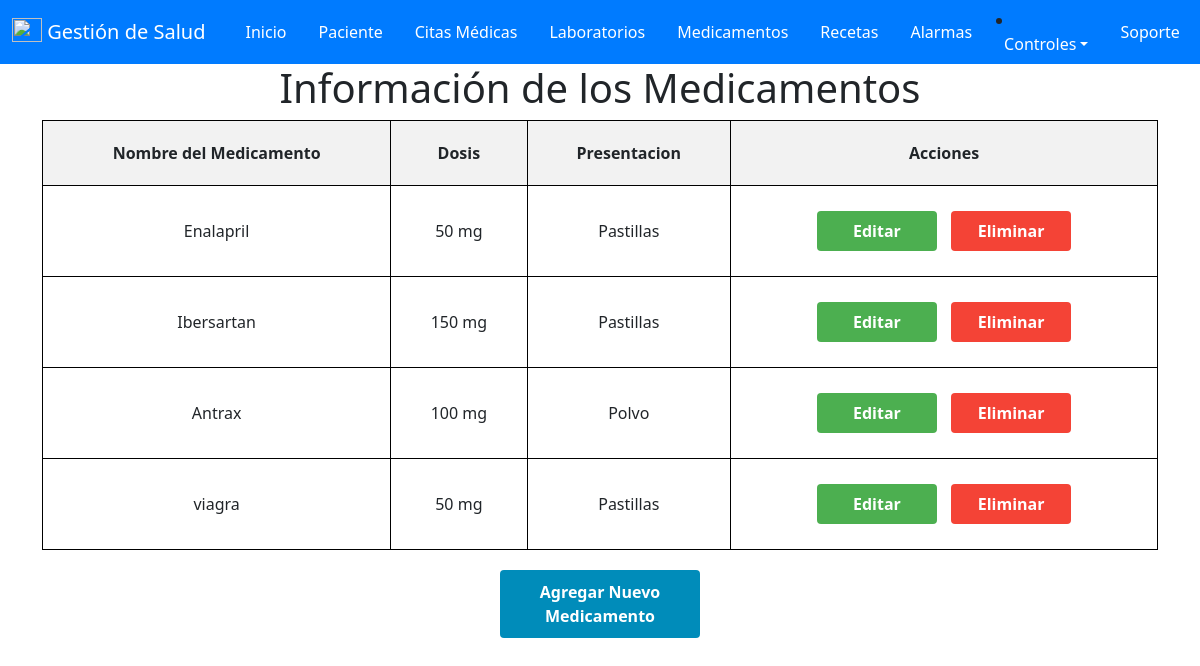
Before: /medicamentos/ (signed in) with the older database file.
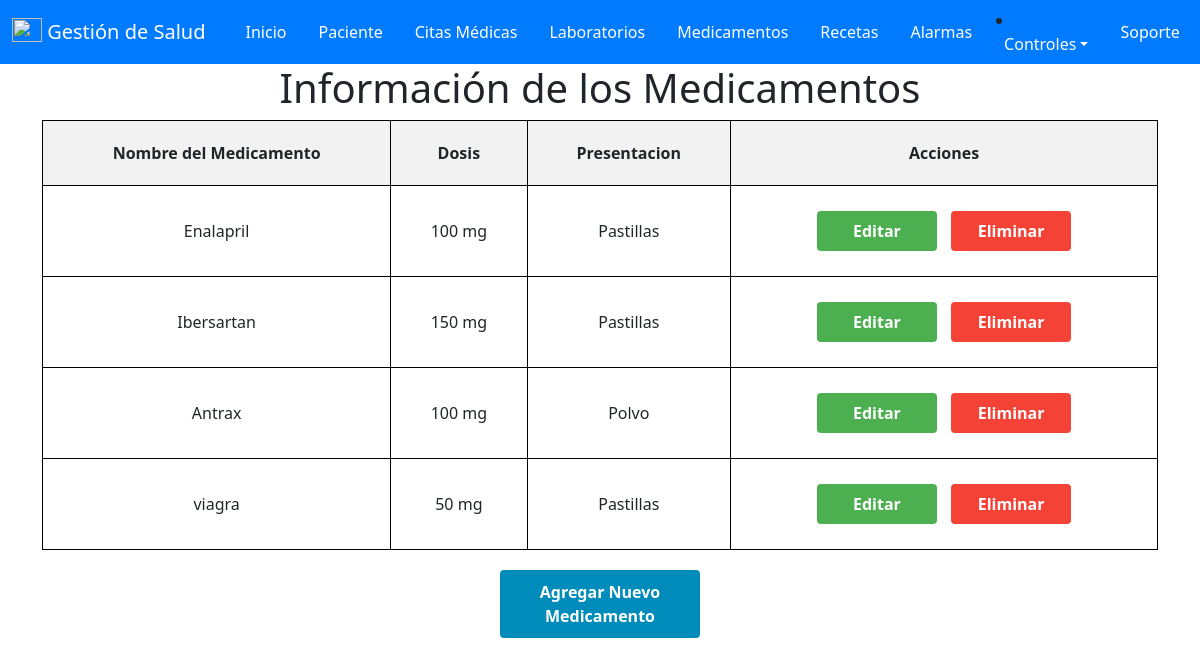
After: the same page with the newer database file.
### salud/models.py (models this page shows, shortened)
class medicamento(models.Model):
    id_Medicamento = models.AutoField(primary_key=True , verbose_name='ID_Medicamento')
    nombre_Medicamento = models.CharField(max_length=50, verbose_name='Nombre')
    dosis = models.CharField(max_length=50, verbose_name='Dosis')
    presentacion = models.CharField(max_length=50, verbose_name='Presentacion')
    id_usuario = models.ForeignKey(User, on_delete=models.CASCADE)

### salud/views.py (the view)
# urls.py: path('medicamentos/', views.medicamentos, name='medicamentos'),
@login_required(login_url='/accounts/login/')
def medicamentos(request):
    medicamentos = medicamento.objects.filter(id_usuario=request.user)
    context = {
        'medicamentos': medicamentos
    }
    return render(request, 'Programar/medicamentos.html', context)

### salud/templates/Programar/medicamentos.html (shortened to what this page needs)
{% extends "base.html" %}
{% block contenido %}
<!DOCTYPE html>
<html>
<head>
</head>
<body>
    <h1>Información de los Medicamentos</h1>
    <form method="post" action="{% url 'medicamentos' %}">
        <table>
            <thead>
                <tr>
                    <th>Nombre del Medicamento</th>
                    <th>Dosis</th>
                    <th>Presentacion</th>
                    <th>Acciones</th>
                </tr>
            </thead>
            <tbody>
                {% for medicamento in medicamentos %}
                <tr>
                    <td>{{medicamento.nombre_Medicamento}}</td>
                    <td>{{medicamento.dosis}}</td>
                    <td>{{medicamento.presentacion }}</td>
                    <td>
                        <a href= "{% url 'editar_medicamentos' medicamento.id_Medicamento %}"class="button edit-button">Editar</a>
                        <a href="{% url 'eliminar_medicamentos' medicamento.id_Medicamento %}" class="button delete-button" onclick="return confirm('¿Estás seguro de que deseas eliminar este Medicamento?');">Eliminar</a>
                    </td>
                </tr>
                {% empty %}
                <tr>
                    <td colspan="6">No hay medicamentos Disponibles</td>
                </tr>
                {% endfor %}
            </tbody>
        </table>
        <a href="{% url 'agregar_medicamentos' %}" class="button add-button">Agregar Nuevo Medicamento</a>
    </form>
</body>
</html>
{% endblock %}

Changed rows visible on the page:
changed medicamento "Enalapril": dosis "50 mg" → "100 mg"
